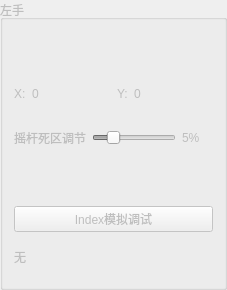
<?xml version="1.0" encoding="UTF-8"?>
<ui version="4.0">
 <class>h2JoystickWidget</class>
 <widget class="QWidget" name="h2JoystickWidget">
  <property name="geometry">
   <rect>
    <x>0</x>
    <y>0</y>
    <width>227</width>
    <height>290</height>
   </rect>
  </property>
  <property name="windowTitle">
   <string>h2JoystickWidget</string>
  </property>
  <layout class="QHBoxLayout" name="horizontalLayout_2">
   <property name="spacing">
    <number>0</number>
   </property>
   <property name="leftMargin">
    <number>0</number>
   </property>
   <property name="topMargin">
    <number>0</number>
   </property>
   <property name="rightMargin">
    <number>0</number>
   </property>
   <property name="bottomMargin">
    <number>0</number>
   </property>
   <item>
    <widget class="QGroupBox" name="GBX_joyKey">
     <property name="enabled">
      <bool>false</bool>
     </property>
     <property name="title">
      <string>左手</string>
     </property>
     <layout class="QGridLayout" name="gridLayout_10">
      <item row="9" column="0" colspan="2">
       <widget class="QLabel" name="LBL_openGloveStatus_LH">
        <property name="text">
         <string>无</string>
        </property>
       </widget>
      </item>
      <item row="1" column="0" colspan="2">
       <layout class="QHBoxLayout" name="HL_XYValue">
        <item>
         <widget class="QLabel" name="label_7">
          <property name="sizePolicy">
           <sizepolicy hsizetype="Maximum" vsizetype="Preferred">
            <horstretch>0</horstretch>
            <verstretch>0</verstretch>
           </sizepolicy>
          </property>
          <property name="text">
           <string>X:</string>
          </property>
         </widget>
        </item>
        <item>
         <widget class="QLabel" name="LBL_JS_X_LH">
          <property name="text">
           <string>0</string>
          </property>
         </widget>
        </item>
        <item>
         <widget class="QLabel" name="label_8">
          <property name="sizePolicy">
           <sizepolicy hsizetype="Maximum" vsizetype="Preferred">
            <horstretch>0</horstretch>
            <verstretch>0</verstretch>
           </sizepolicy>
          </property>
          <property name="text">
           <string>Y:</string>
          </property>
         </widget>
        </item>
        <item>
         <widget class="QLabel" name="LBL_JS_Y_LH">
          <property name="text">
           <string>0</string>
          </property>
         </widget>
        </item>
       </layout>
      </item>
      <item row="0" column="0" colspan="2">
       <layout class="QHBoxLayout" name="HL_XYAnimate">
        <item>
         <widget class="h2JoystickABXY" name="WIG_abxyLeftHand" native="true"/>
        </item>
        <item>
         <widget class="h2JoyStickPadWidget" name="WIG_jsLeftHand" native="true"/>
        </item>
       </layout>
      </item>
      <item row="2" column="0" colspan="2">
       <layout class="QHBoxLayout" name="HL_deadZone">
        <item>
         <widget class="QLabel" name="label_3">
          <property name="text">
           <string>摇杆死区调节</string>
          </property>
         </widget>
        </item>
        <item>
         <widget class="QSlider" name="HS_JSDeadZone_LH">
          <property name="sizePolicy">
           <sizepolicy hsizetype="Maximum" vsizetype="Fixed">
            <horstretch>0</horstretch>
            <verstretch>0</verstretch>
           </sizepolicy>
          </property>
          <property name="maximum">
           <number>25</number>
          </property>
          <property name="sliderPosition">
           <number>5</number>
          </property>
          <property name="orientation">
           <enum>Qt::Horizontal</enum>
          </property>
         </widget>
        </item>
        <item>
         <widget class="QLabel" name="LBL_JSDeadZone_LH">
          <property name="text">
           <string>5%</string>
          </property>
         </widget>
        </item>
       </layout>
      </item>
      <item row="4" column="0" colspan="2">
       <widget class="h2FingerClose" name="WIG_close_LH" native="true"/>
      </item>
      <item row="8" column="0" colspan="2">
       <widget class="QPushButton" name="PB_indexSimuDebug_LH">
        <property name="text">
         <string>Index模拟调试</string>
        </property>
       </widget>
      </item>
     </layout>
    </widget>
   </item>
  </layout>
 </widget>
 <layoutdefault spacing="6" margin="11"/>
 <customwidgets>
  <customwidget>
   <class>h2JoystickABXY</class>
   <extends>QWidget</extends>
   <header>h2joystickabxy.h</header>
   <container>1</container>
  </customwidget>
  <customwidget>
   <class>h2FingerClose</class>
   <extends>QWidget</extends>
   <header>h2fingerclose.h</header>
   <container>1</container>
  </customwidget>
  <customwidget>
   <class>h2JoyStickPadWidget</class>
   <extends>QWidget</extends>
   <header>h2joystickpadwidget.h</header>
   <container>1</container>
  </customwidget>
 </customwidgets>
 <resources/>
 <connections/>
</ui>
